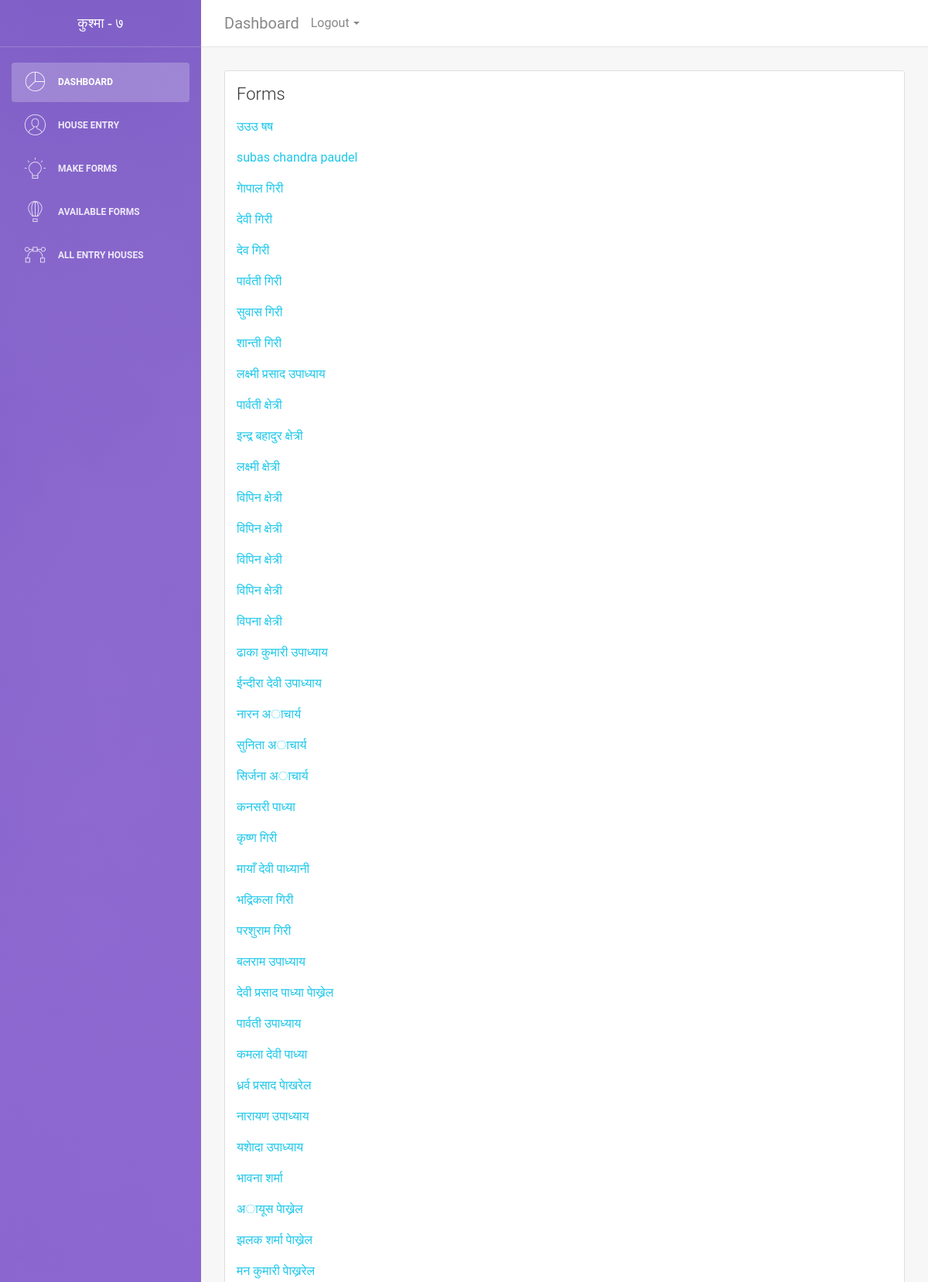
Page /forms/people/ (signed in, upper part) on the committed database.
### personal/submodels/person.py (models this page shows, shortened)
class Personal(models.Model):
    fname = models.CharField('पहिलो नाम',max_length=100)
    mname = models.CharField('विचको नाम',max_length=50, blank=True, null=True)
    lname = models.CharField('अन्तिमको नाम',max_length=100)
    pub_date = models.DateTimeField('Date Published')
    gened = models.CharField('Generated Id', max_length=60, default="23", blank=True, null=True) #Generated IDS
    creator = models.CharField("Creator", max_length=40,default='', blank=True, null = True)
    male_female = (
    (1,'पुरुष । male'), (2,'महिला | Female'), (3, 'तेस्रो लिङ्गि'), (4, 'अन्य'),
    )
    gender = models.IntegerField('लिङ्ग | Gender', choices=male_female, default=1)
    def full_name(self):
        if self.mname:
            return self.fname + " " + self.mname + " " + self.lname
        else:
            return self.fname + " " + self.lname

### formentry/views.py (the view)
@login_required(login_url='users:login')
def all_people(request, status=0):
    request.session['myurl'] = request.path
    a = Personal.objects.all()
    if status==1:
        status_name = "Saved"
    else:
        status_name = None
    return render(request, 'design/all.html', {'user':request.user,  'status':status_name, 'all':a})

### formentry/templates/design/all.html (shortened to what this page needs)
{% extends 'design/index.html' %}
{% block content %}
  <div class="row">
      <div class="col-md-12">
          <div class="card ">
              <div class="card-header ">
                  <h4 class="card-title">Forms</h4>
              </div>
              <div class="card-body ">
                  <div id="form" >
                    <form action="{% url 'formentry:entry' %}" method="post">
                      {% for persons in all %}
                        <div class="form-group">
                            <a href = "{% url 'formentry:personid' person=persons.id %}">{{persons.full_name}}</a>
                        </div>
                    {% endfor %}
                    </form>
                  </div>
              </div>
            </div>
  </div>
{% endblock %}

### rows in the picture
Personal: full_name "उउउ षष"
Personal: full_name "subas chandra paudel"
Personal: full_name "गाेपाल गिरी"
Personal: full_name "देवी गिरी"
Personal: full_name "देव गिरी"
Personal: full_name "पार्वती गिरी"
Personal: full_name "सुवास गिरी"
Personal: full_name "शान्ती गिरी"
Personal: full_name "लक्ष्मी प्रसाद उपाध्याय"
Personal: full_name "पार्वती क्षेत्री"
Personal: full_name "इन्द्र बहादुर क्षेत्री"
Personal: full_name "लक्ष्मी क्षेत्री"
Personal: full_name "विपिन क्षेत्री"
Personal: full_name "विपिन क्षेत्री"
Personal: full_name "विपिन क्षेत्री"
Personal: full_name "विपिन क्षेत्री"
Personal: full_name "विपना क्षेत्री"
Personal: full_name "ढाका कुमारी उपाध्याय"
Personal: full_name "ईन्दीरा देवी उपाध्याय"
Personal: full_name "नारन अाचार्य"
Personal: full_name "सुनिता अाचार्य"
Personal: full_name "सिर्जना अाचार्य"
Personal: full_name "कनसरी पाध्या"
Personal: full_name "कृष्ण गिरी"
Personal: full_name "मायाँ देवी पाध्यानी"
Personal: full_name "भद्रिकला गिरी"
Personal: full_name "परशुराम गिरी"
Personal: full_name "बलराम उपाध्याय"
Personal: full_name "देवी प्रसाद पाध्या पाेख्रेल"
Personal: full_name "पार्वती उपाध्याय"
Personal: full_name "कमला देवी पाध्या"
Personal: full_name "ध्रर्व प्रसाद पाेखरेल"
Personal: full_name "नारायण उपाध्याय"
Personal: full_name "यशाेदा उपाध्याय"
Personal: full_name "भावना शर्मा"
Personal: full_name "अायूस पाेख्रेल"
Personal: full_name "झलक शर्मा पाेख्रेल"
Personal: full_name "मन कुमारी पाेख्ररेल"
